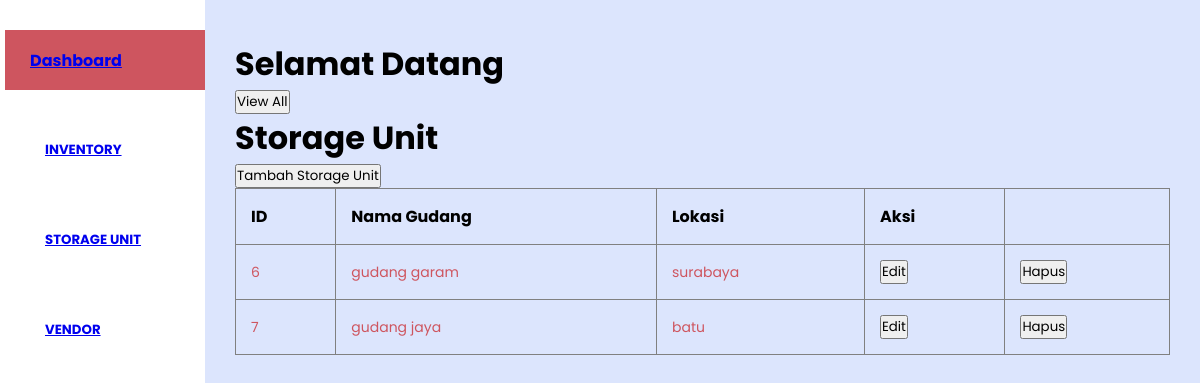
/storageunit.php, run on the app's committed database.
### tables this page shows
CREATE TABLE `storageunit` (
  `id_storageunit` int(150) NOT NULL,
  `nama_gudang` varchar(150) NOT NULL,
  `lokasi` varchar(150) NOT NULL
);

### storageunit.php (the view, shortened to what this page needs)
<?php
include ("navbar.php");
?>
<?php
$dbhost = "localhost";
$dbuser = "root";
$dbpass = "";
$dbname = "db_stok1";
$koneksi = mysqli_connect($dbhost,$dbuser,$dbpass,$dbname);
?>
<!DOCTYPE html>
<html lang="en">
<head>
</head>
<body>
<div class="report-header">
<h1 class="recent-Articles">Storage Unit</h1>
    </div>
<table border="1">
        <tr>
        <th>ID </th>
        <th>Nama Gudang</th>
        <th>Lokasi</th>
        <th>Aksi</th>
</tr>
<?php
$dbuser = "SELECT*FROM storageunit";
$hasil_dbuser = mysqli_query ($koneksi,$dbuser);
while($data = mysqli_fetch_assoc($hasil_dbuser))
{
    echo "<tr>";
    echo "<td>$data[id_storageunit]</td>";
    echo "<td>$data[nama_gudang]</td>";
    echo "<td>$data[lokasi]</td>";
    echo "<td><a href=edit_storageunit.php?id_storageunit={$data['id_storageunit']}'><button>Edit</button>
    </td>";
    echo "<td><a href=hapus_storage.php?id_storageunit={$data['id_storageunit']}><button>Hapus</button>
    </td>";
    echo "</tr>";
}
?>
<?php
echo '
<form action="tambah_storageunit.php"method="POST">
<button>Tambah Storage Unit</button>
</form>';
?>
</body>
</html>

### navbar.css (style rules this page uses)
* { margin: 0; padding: 0; box-sizing: border-box; font-family: "Poppins", sans-serif; }
:root { --background-color1: #fafaff; --background-color2: #ffffff; --background-color3: #ededed; --background-color4: #cad7fda4; --primary-color: #ce555f; --secondary-color: #ce555f; --Border-color: #ce555f; --one-use-color: #ce555f; --two-use-color: #ce555f; }
body { background-color: var(--background-color4); max-width: 100%; overflow-x: hidden; }

### storageunit.php (style rules this page uses)
table { width: 100%; border-collapse: collapse; }
th { padding: 15px; text-align: left; }
td { padding: 15px; font-size: 14px; color: #ce555f; }

### data on the page
storageunit: id_storageunit "6", nama_gudang "gudang garam", lokasi "surabaya"
storageunit: id_storageunit "7", nama_gudang "gudang jaya", lokasi "batu"
